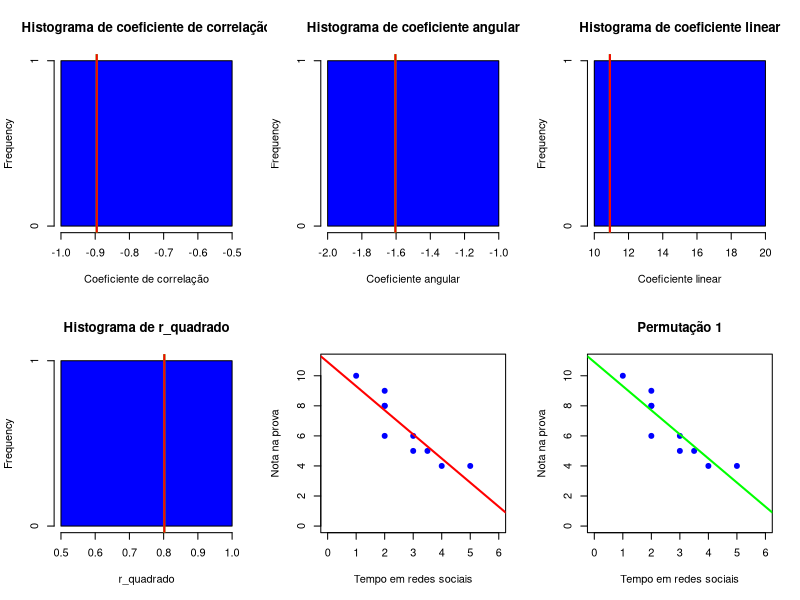
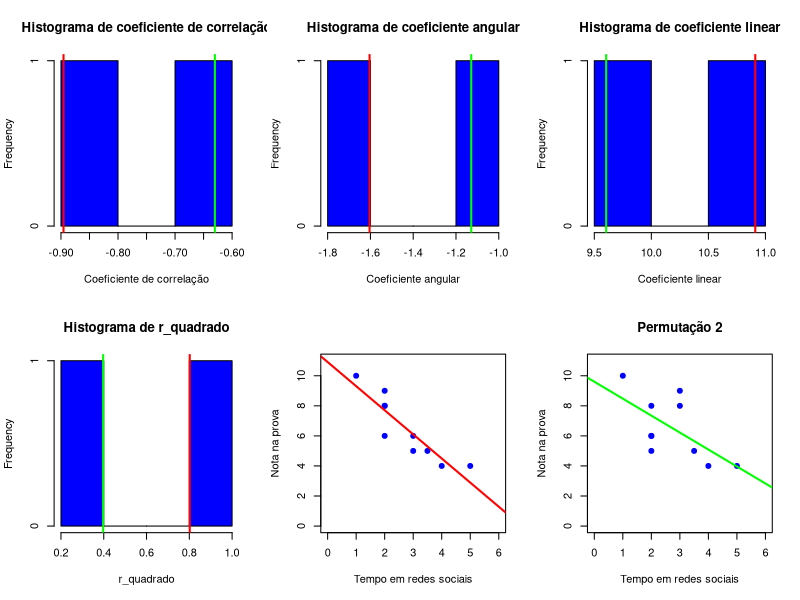
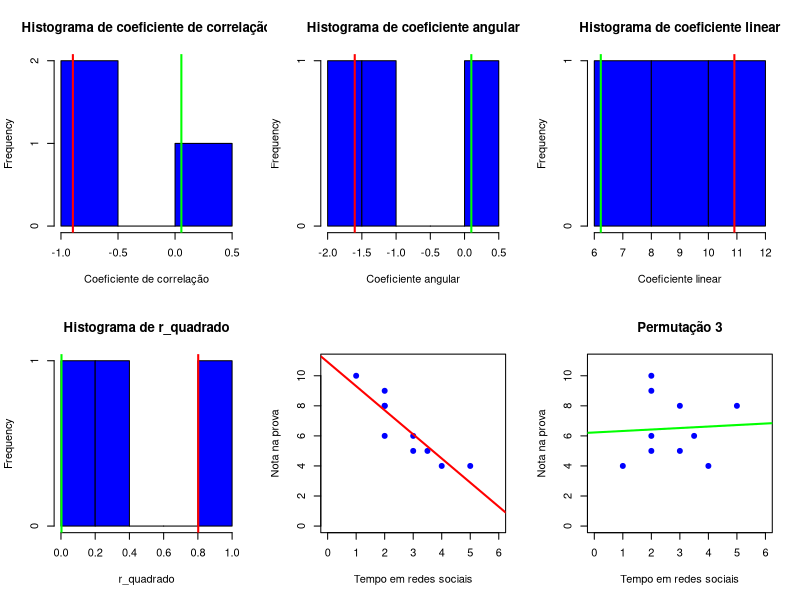
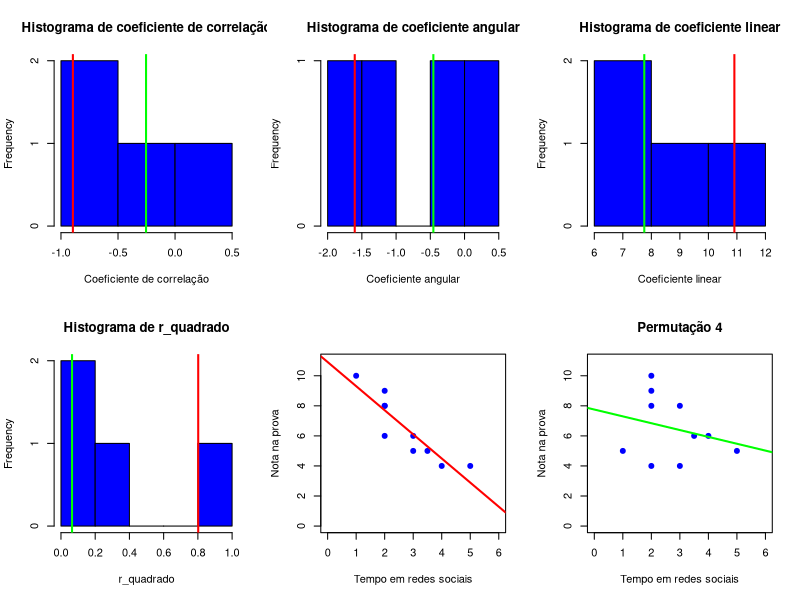
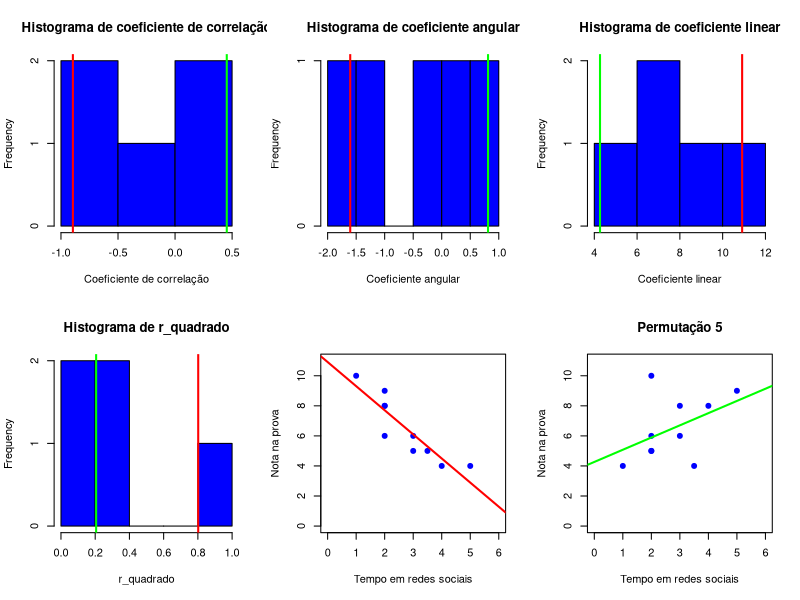
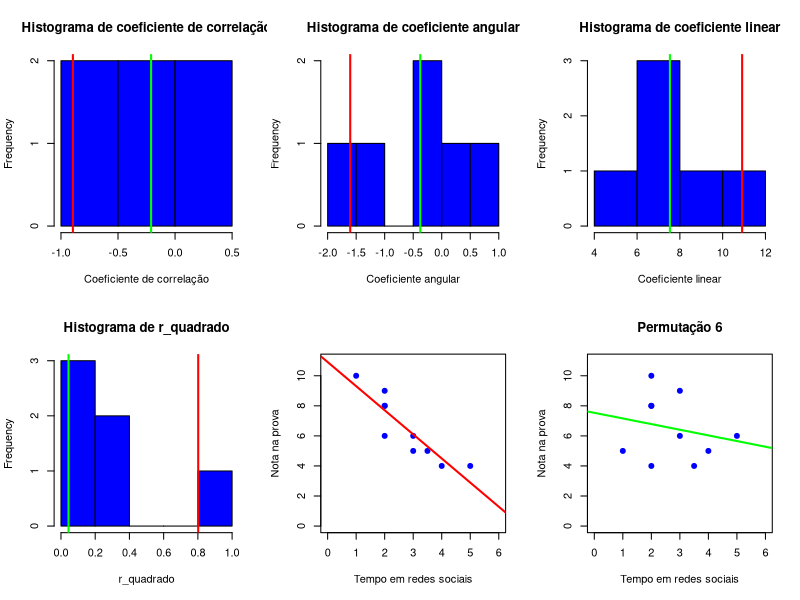
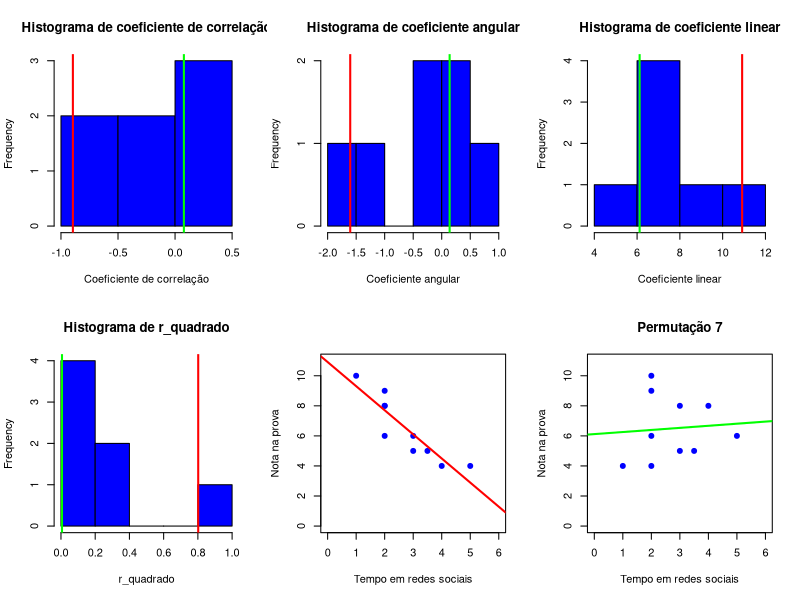
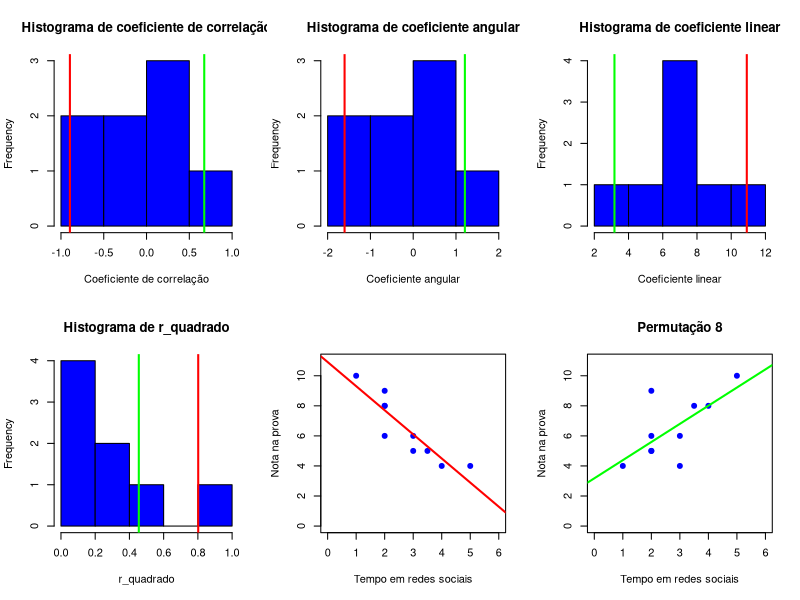

Reproduce these figures in R, in order. (Note: a time limit stopped this script after it produced the figures.)
## Coeficiente de correlação manual

# Dados ------------------------------------------------------------------------
alunos <- c(
  "Pedro",
  "João",
  "Maria",
  "Ana",
  "José",
  "Carlos",
  "Paulo",
  "Lucas",
  "Marta",
  "Julia"
)
tempo_redes_sociais <- c(1, 2, 2, 2, 3, 2, 3, 3.5, 4, 5)
nota_prova <- c(10, 9, 8, 8, 6, 6, 5, 5, 4, 4)
df <- data.frame(alunos, tempo_redes_sociais, nota_prova)

# Abstrair ---------------------------------------------------------------------
# remover primeira coluna
df <- df[, -1]
colnames(df) <- c("x", "y")

# Covariancia ------------------------------------------------------------------
## Tamanho amostral
length <- length(df$x)

## Médias
media_x <- mean(df$x)
media_y <- mean(df$y)

resultados <- data.frame(
  "permutacao" = numeric(),
  "coeficiente_angular" = numeric(),
  "coeficiente_linear" = numeric(),
  "coeficiente_correlacao" = numeric(),
  "r_quadrado" = numeric(),
  "soma_dos_residuos" = numeric()
)
permutations <- 5000
tempo_de_espera <- 3
for (i in 1:permutations){

  desvios_x <- df$x - media_x
  desvios_y <- df$y - media_y

  ## Covariancia ---------------------------------------------------------------
  desvios_x <- df$x - media_x
  desvios_y <- df$y - media_y
  desvios_multiplicados <- desvios_x * desvios_y

  sigma_x <- sum(df$x)
  sigma_y <- sum(df$y)
  sigma_desvios_x <- sum(desvios_x)
  sigma_desvios_y <- sum(desvios_y)
  soma_desvios_multiplicados <- sum(desvios_multiplicados)

  covariancia <- soma_desvios_multiplicados / (length - 1)

  # Coeficiente de correlação --------------------------------------------------
  variancia_x <- sum(desvios_x ^ 2) / (length - 1)
  variancia_y <- sum(desvios_y ^ 2) / (length - 1)
  coeficiente_correlacao <- covariancia / sqrt(variancia_x * variancia_y)
  r_quadrado <- coeficiente_correlacao ^ 2

  # Componentes da reta --------------------------------------------------------
  coeficiente_angular <- covariancia / variancia_x
  coeficiente_linear <- media_y - coeficiente_angular * media_x
  y_predito <- coeficiente_angular * df$x + coeficiente_linear
  residuos <- df$y - y_predito
  soma_dos_residuos <- sum(residuos)

  if (i == 1) {
    df_original <- data.frame(
      "x" = df$x,
      "y" = df$y,
      "y_predito" = y_predito,
      "residuos" = residuos
    )

    resultados_originais <- data.frame(
      "permutacao" = i,
      "coeficiente_angular" = coeficiente_angular,
      "coeficiente_linear" = coeficiente_linear,
      "coeficiente_correlacao" = coeficiente_correlacao,
      "r_quadrado" = r_quadrado,
      "soma_dos_residuos" = soma_dos_residuos
    )
  }

  # atualizar resultados
  resultados <- rbind(
    resultados,
    data.frame(
      "permutacao" = i,
      "coeficiente_angular" = coeficiente_angular,
      "coeficiente_linear" = coeficiente_linear,
      "coeficiente_correlacao" = coeficiente_correlacao,
      "r_quadrado" = r_quadrado,
      "soma_dos_residuos" = soma_dos_residuos
    )
  )


  # plotar ---------------------------------------------------------------------
  par(mfrow = c(2, 3))

  ## Histograma do coeficiente de correlação
  hist(
    resultados$coeficiente_correlacao,
    main = "Histograma de coeficiente de correlação",
    xlab = "Coeficiente de correlação",
    col = "blue"
  )
  abline(v = resultados[i, "coeficiente_correlacao"], col = "green", lwd = 2)
  abline(v = resultados[1, "coeficiente_correlacao"], col = "red", lwd = 2)

  ## Histograma do coeficiente angular
  hist(
    resultados$coeficiente_angular,
    main = "Histograma de coeficiente angular",
    xlab = "Coeficiente angular",
    col = "blue"
  )
  abline(v = resultados[i, "coeficiente_angular"], col = "green", lwd = 2)
  abline(v = resultados[1, "coeficiente_angular"], col = "red", lwd = 2)

  ## Histograma do coeficiente linear
  hist(
    resultados$coeficiente_linear,
    main = "Histograma de coeficiente linear",
    xlab = "Coeficiente linear",
    col = "blue"
  )
  abline(v = resultados[i, "coeficiente_linear"], col = "green", lwd = 2)
  abline(v = resultados[1, "coeficiente_linear"], col = "red", lwd = 2)

  ## Histograma do r_quadrado
  hist(
    resultados$r_quadrado,
    main = "Histograma de r_quadrado",
    xlab = "r_quadrado",
    col = "blue"
  )
  abline(v = resultados[i, "r_quadrado"], col = "green", lwd = 2)
  abline(v = resultados[1, "r_quadrado"], col = "red", lwd = 2)

  ## Histograma da soma dos resíduos
  plot(
    df_original$x, df_original$y,
    pch = 19,
    col = "blue",
    main = "",
    xlab = "Tempo em redes sociais",
    ylab = "Nota na prova",
    xlim = c(0, 6),
    ylim = c(0, 11)
  )
  abline(
    resultados_originais$coeficiente_linear,
    resultados_originais$coeficiente_angular,
    col = "red", lwd = 2
  )

  # plotar o scatterplot e a linha do dado permutado
  plot(
    df$x, df$y,
    pch = 19,
    col = "blue",
    main = paste0("Permutação ", i),
    xlab = "Tempo em redes sociais",
    ylab = "Nota na prova",
    xlim = c(0, 6),
    ylim = c(0, 11)
  )
  abline(coeficiente_linear, coeficiente_angular, col = "green", lwd = 2)


  ## Permutar ------------------------------------------------------------------
  df$y <- sample(df$y)
  df$x <- sample(df$x)

  ## Aguardar ------------------------------------------------------------------
  Sys.sleep(tempo_de_espera)
  tempo_de_espera <- (tempo_de_espera / 1.5) + 0.05

}

## Calcular p-valor bicaudal
p_valor <-
  sum(
    abs(resultados$coeficiente_correlacao)
    >= abs(resultados_originais$coeficiente_correlacao)
  ) / permutations
